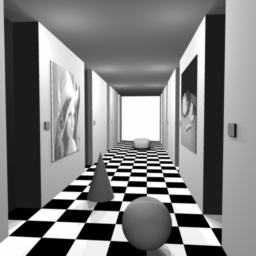
#> input picture EpipoleDetection/corridor-l.tif, 256 x 256 px, given in place of the camera
$ python AS3.py   (older library calls are emulated)
#> lines starting #> are read from the running program, lines starting #| are printed output that depends on the picture; after the words box and inside, x2 and y2 are one past the last pixel; in counts of white or black regions, pixels touching at a corner belong together
import pandas as pd
import numpy as np
import cv2
import src.sol as sl
import sys
import matplotlib.pyplot as plt
import matplotlib.image as mpimg


def getpixelchange(frame,prev_frame):
    gx = cv2.Sobel(gray, cv2.CV_32F, 1, 0, ksize=1)
    gy = cv2.Sobel(gray, cv2.CV_32F, 0, 1, ksize=1)
    mag, angle = cv2.cartToPolar(gx, gy, angleInDegrees=True)
    gx_prev = cv2.Sobel(fram_prev, cv2.CV_32F, 1, 0, ksize=1)
    gy_prev = cv2.Sobel(fram_prev, cv2.CV_32F, 0, 1, ksize=1)
    mag_prev, angle_prev = cv2.cartToPolar(gx_prev, gy_prev, angleInDegrees=True)
    frame_diff = cv2.subtract(mag_prev, mag)
    abs_sobel64f = np.absolute(frame_diff)
    sobel_8u = np.uint8(abs_sobel64f)
    cv2.imshow('Frame Difference', sobel_8u)

    return sobel_8u

def getSimilarity(edge_original, edge_now):
    gx = cv2.Sobel(edge_original, cv2.CV_32F, 1, 0, ksize=1)
    gy = cv2.Sobel(edge_original, cv2.CV_32F, 0, 1, ksize=1)
    mag, angle = cv2.cartToPolar(gx, gy, angleInDegrees=True)
    abs_sobel64f = np.absolute(mag)
    sobel_8u = np.uint8(abs_sobel64f)
    frame_sim = cv2.absdiff(sobel_8u, edge_now)
    cv2.imshow('Frame Similarity Edge', frame_sim)

    return frame_sim

if __name__ == '__main__':

    cap = cv2.VideoCapture(0)
    i = 0
    frame = list()
    ret, frame = cap.read()
#> frame is the input picture: shape (256, 256, 3); min 0, max 254, mean 127.8

    gray = cv2.cvtColor(frame, cv2.COLOR_BGR2GRAY)
    cv2.imshow('frame', gray)
    gx_prev = cv2.Sobel(gray, cv2.CV_32F, 1, 0, ksize=1)
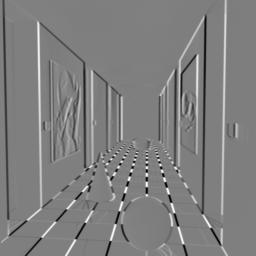
#> gx_prev: shape (256, 256) float32; min -242, max 242, mean -0.1; drawn with min black and max white
    gy_prev = cv2.Sobel(gray, cv2.CV_32F, 0, 1, ksize=1)
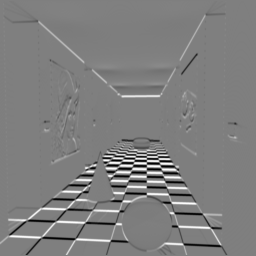
#> gy_prev: shape (256, 256) float32; min -244, max 245, mean -0.1; drawn with min black and max white
    mag_prev, angle_prev = cv2.cartToPolar(gx_prev, gy_prev, angleInDegrees=True)
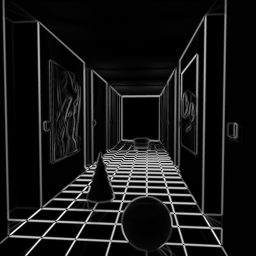
#> mag_prev: shape (256, 256) float32; min 0, max 304.2, mean 27.6; drawn with min black and max white
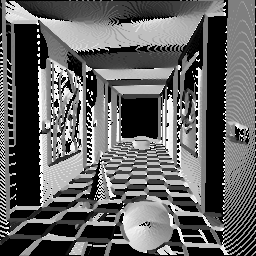
#> angle_prev: shape (256, 256) float32; min 0, max 359.7, mean 139.6; drawn with min black and max white
    abs_sobel64f = np.absolute(mag_prev)
    sobel_8u = np.uint8(abs_sobel64f)
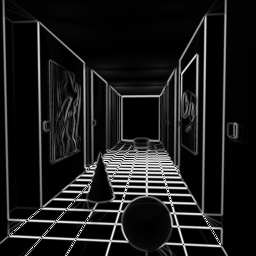
#> sobel_8u: shape (256, 256); min 0, max 255, mean 26.9
    edge_original = cv2.Canny(sobel_8u, 100, 200)
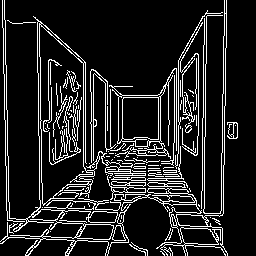
#> edge_original: shape (256, 256); 13.3% white in thin lines or dots
    fram_prev = gray

    while (True):
        if cv2.waitKey(1) & 0xFF == ord('a'):

#> (key q is pressed here)
            ret, frame = cap.read()
            gray = cv2.cvtColor(frame, cv2.COLOR_BGR2GRAY)
            edge_now = getpixelchange(gray, fram_prev)
            edge_sim = getSimilarity(edge_original, edge_now)
            ret, thresh = cv2.threshold(edge_sim, 127, 255, 0)
            _, contours, hierarchy = cv2.findContours(thresh, 1, 2)

            cnt = contours[0]
            (x, y), radius = cv2.minEnclosingCircle(cnt)
            center = (int(x), int(y))
            radius = int(radius)
            el = cv2.ellipse(edge_sim, center, (100,radius), 0,0,180,255,-1)
            cv2.imshow("Ellipse", el)

            fram_prev = gray
        if cv2.waitKey(1) & 0xFF == ord('q'):
#> (key q is pressed here)
            break

    cap.release()
    cv2.destroyAllWindows()

$ run again, on EpipoleDetection/corridor-r.tif
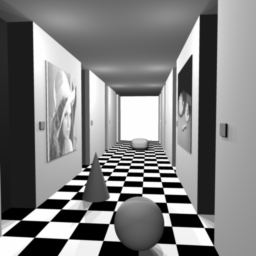
#> input picture EpipoleDetection/corridor-r.tif, 256 x 256 px, given in place of the camera
#> frame is the input picture: shape (256, 256, 3); min 0, max 254, mean 128
#> `mag_prev, angle_prev = cv2.cartToPolar(gx_prev, gy_prev, angleInDegree..`:
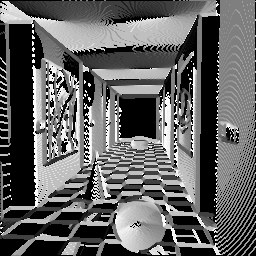
#> angle_prev: shape (256, 256) float32; min 0, max 359.7, mean 139.9; drawn with min black and max white
#> `edge_original = cv2.Canny(sobel_8u, 100, 200)`:
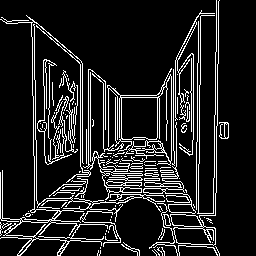
#> edge_original: shape (256, 256); 12.8% white in thin lines or dots, all inside (x1, y1, x2, y2) = (0, 0, 229, 256)
